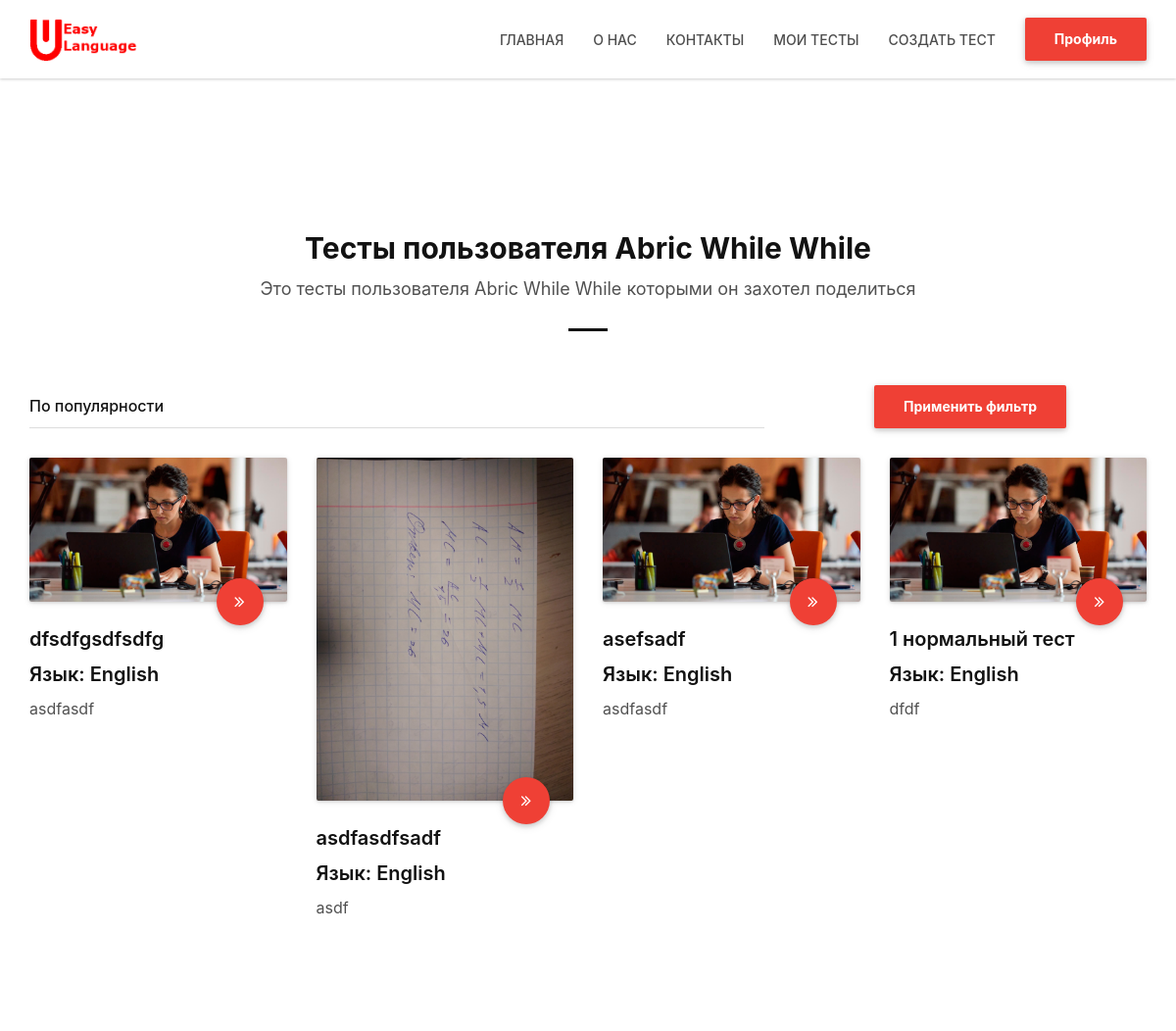
Screenshot of /open_user_tests/ (signed in) with the database file from the repository.
### data/users.py (models this page shows, shortened)
class User(SqlAlchemyBase, UserMixin, SerializerMixin):
    __tablename__ = 'users'
    id = sqlalchemy.Column(sqlalchemy.Integer,
                           primary_key=True, autoincrement=True)
    surname = sqlalchemy.Column(sqlalchemy.String, nullable=True)
    name = sqlalchemy.Column(sqlalchemy.String, nullable=True)
    email = sqlalchemy.Column(sqlalchemy.String,
                              index=True, unique=True, nullable=True)
    hashed_password = sqlalchemy.Column(sqlalchemy.String, nullable=True)
    modified_date = sqlalchemy.Column(sqlalchemy.DateTime,
                                      default=datetime.datetime.now)
    score = sqlalchemy.Column(sqlalchemy.Integer,
                              default=0)
    user_tests = sqlalchemy.Column(sqlalchemy.String, nullable=True, default='{}')
    current_filter = sqlalchemy.Column(sqlalchemy.Integer, default=0)
    passed_test = orm.relation("Test",
                               secondary="association",
                               backref="users")

### data/tests.py (models this page shows)
class Test(SqlAlchemyBase, SerializerMixin):
    __tablename__ = 'tests'
    id = sqlalchemy.Column(sqlalchemy.Integer,
                           primary_key=True, autoincrement=True)
    title = sqlalchemy.Column(sqlalchemy.String, nullable=True)
    title_picture = sqlalchemy.Column(sqlalchemy.String, nullable=True)
    type = sqlalchemy.Column(sqlalchemy.String, nullable=True)
    made_date = sqlalchemy.Column(sqlalchemy.DateTime,
                                  default=datetime.datetime.now)
    creator = sqlalchemy.Column(sqlalchemy.Integer,
                                sqlalchemy.ForeignKey("users.id"))
    language_id = sqlalchemy.Column(sqlalchemy.Integer,
                                    sqlalchemy.ForeignKey("categories.id"))
    open = sqlalchemy.Column(sqlalchemy.Boolean, nullable=True,
                             default=False)
    description = sqlalchemy.Column(sqlalchemy.String, nullable=True)
    data = sqlalchemy.Column(sqlalchemy.String, nullable=True, default='{}')
    language = orm.relation('Category')
    user = orm.relation('User')

### main.py (the view)
@application.route('/open_user_tests/', methods=['GET', 'POST'])
@application.route('/open_user_tests/<int:user_id>/', methods=['GET', 'POST'])
@application.route('/open_user_tests/<int:user_id>/<int:page_id>', methods=['GET', 'POST'])
def open_user_tests(user_id=1, page_id=1):
    if not current_user.is_authenticated:
        return redirect('/login')
    db_sess = db_session.create_session()
    user = db_sess.query(User).filter(User.id == current_user.get_id()).first()
    if request.method == 'POST':
        block_filter = {'По популярности': 0, 'По названию': 1, 'По дате (сначала старые)': 2,
                        'По дате (сначала новые)': 3}
        user.current_filter = block_filter[str(request.form).split('block_filter')[-1].split("'")[2]]
        db_sess.add(user)
        db_sess.commit()
    tests = db_sess.query(Test).filter(Test.creator == user_id).filter(Test.open == 1).all()
    if len(tests) // 12 + 1 < page_id:
        abort(404)
    languages = {}
    for i in db_sess.query(Category).all():
        languages[i.id] = i.name
    for i in tests:
        i.test_language = languages[i.language_id]
    if user.current_filter == 1:
        tests = sorted(tests, key=lambda x: x.title)
    if user.current_filter == 2:
        tests = sorted(tests, key=lambda x: x.made_date, reverse=True)
    if user.current_filter == 3:
        tests = sorted(tests, key=lambda x: x.made_date)
    if len(tests) > 12 * page_id:
        next_page_id = page_id + 1
    else:
        next_page_id = 0
    if page_id > 1:
        previous_page_id = page_id - 1
    else:
        previous_page_id = 0
    author = db_sess.query(User).filter(User.id == user_id).first()
    if not author:
        abort(404)
    return render_template('open_user_tests.html', tests=tests[12 * (page_id - 1):12 * page_id],
                           current_filter=user.current_filter, page=[previous_page_id, next_page_id], author=author)

### data/db_session.py (called while the page is built)
def create_session() -> Session:
    global __factory
    return __factory()

### main.py (called while the page is built)
@login_manager.user_loader
def load_user(user_id):
    db_sess = db_session.create_session()
    return db_sess.query(User).get(user_id)

### templates/open_user_tests.html (shortened to what this page needs)
{% extends "main_form_design.html" %}
{% block content %}
    <div class="white-section section-lg-padding border-bottom">
        <div class="section-container">
            <div class="container">
                <div class="row">
                    <div class="title-block-container text-center">
                            <h2>Тесты пользователя {{ author.name }} {{ author.surname }}</h2>
                            <p>Это тесты пользователя {{ author.name }} {{ author.surname }} которыми он захотел поделиться</p>
                            <div class="line-separator"></div>
                        </div>
                    <div class="form-block-container text-center">
                        <form method="post" action="">
                            <div class="col-md-8">
                                <div class="form-group">
                                </div>
                            </div>
                            <div class="col-md-4">
                                <div class="form-group">
                                    <button type="submit" class="btn btn-lpbuilder wave-effect">Применить фильтр</button>
                                </div>
                            </div>
                        </form>
                    </div>
                    {% if tests %}
                        {% for test in tests %}
                            <div class="col-md-3 col-sm-6 content-block">
                                <div class="content-block-container" style="height: 333px;">
                                    <div class="image-block">
                                        <div class="image-block-container">
                                            <img src="{{ url_for('static', filename=test.title_picture) }}" alt="Image Block">
                                            <a href="/test_site/{{ test.id }}" title="Web design" class="btn-lpbuilder-circle btn-lpbuilder-circle-md wave-effect"><i class="fa fa-angle-double-right"></i></a>
                                        </div>
                                    </div>
                                    <h4>{{test.title}}</h4>
                                    <h4>Язык: {{test.test_language}}</h4>
                                    <p>{{test.description}}</p>
                                </div>
                            </div>
                        {% endfor %}
                        {% for test in range(4 - tests|length % 4) %}
                            <div class="col-md-3 col-sm-6 content-block">
                                <div class="content-block-container" style="height: 333px;">
                                </div>
                            </div>
                        {% endfor %}
                    {% else %}
                        <div class="title-block-container text-center">
                            <h2>Здесь пока пусто</h2>
                            <p>Этот пользователь пока ничем не поделился</p>
                        </div>
                    {% endif %}
                </div>
            </div>
        </div>
    </div>
{% endblock %}

### templates/main_form_design.html (shortened to what this page needs)
<!DOCTYPE html>
 <html lang="ru" class="no-js">
    <head>
        <link rel="stylesheet" href="{{ url_for('static', filename='js/vendor/bootstrap/css/bootstrap.min.css') }}">
        <link rel="stylesheet" href="{{ url_for('static', filename='fonts/font-awesome/css/font-awesome.min.css') }}">
        <link rel="stylesheet" href="{{ url_for('static', filename='css/social-icons.css') }}">
        <link rel="stylesheet" href="{{ url_for('static', filename='js/plugins/swiper/css/swiper.min.css') }}">
        <link rel="stylesheet" href="{{ url_for('static', filename='js/plugins/mediaelement/css/mediaelementplayer.min.css') }}">
        <link rel="stylesheet" href="{{ url_for('static', filename='js/plugins/fancybox/jquery.fancybox.min.css') }}">
        <link rel="stylesheet" href="{{ url_for('static', filename='js/plugins/wow/css/animate.min.css') }}">
        <link rel="stylesheet" href="{{ url_for('static', filename='css/style.css') }}">
		<link id="changeable-colors" rel="stylesheet" href="{{ url_for('static', filename='css/css/red.css') }}">
        <link rel="stylesheet" href="{{ url_for('static', filename='css/responsive.css') }}">
    </head>
    <body class="nbs-10" data-spy="scroll" data-target=".header-menu-container" data-offset="61">
        <div id="main-wrapper">
            <header id="header-section-1" class="header-section header-style-1">
                <div class="header-section-container">
                    <div class="header-menu">
                        <div class="header-menu" style="height: 80px;"><div class="header-menu" style="height: 80px;"><div class="header-menu" style="height: 80px;"><div class="header-menu-container header-menu-stuck">
                            <nav class="navbar">
                                <div class="container">
                                    <div class="row">
                                        <div class="col-md-12">
                                            <div class="navbar-header">
                                                <a href="/" class="navbar-brand" title="Easy Language">
                                                    <img src="{{ url_for('static', filename='images/logo.png') }}" alt="Easy Language">
                                                </a>
                                            </div>
                                            <div class="collapse navbar-collapse">
                                                <ul class="nav navbar-nav navbar-right">
                                                    <li>
                                                        <a href="/" title="Главная">Главная</a>
                                                    </li>
                                                    <li>
                                                        <a href="/info" title="О нас">О нас</a>
                                                    </li>
                                                    <li>
                                                        <a href="/contacts" title="Контакты">Контакты</a>
                                                    </li>
                                                    <li>
                                                        <a href="/my_tests" title="Мои тесты">Мои тесты</a>
                                                    </li>
                                                    <li>
                                                        <a href="/create_test" title="Создать тест">Создать тест</a>
                                                    </li>
                                                    <li>
                                                        <a href="/profile" title="Профиль" class="btn btn-lpbuilder wave-effect">Профиль</a>
                                                    </li>
                                                </ul>
                                            </div>
                                        </div>
                                    </div>
                                </div>
                            </nav>
                        </div></div></div></div>
                    </div>
                </div>
            </header>
            {% block content %}{% endblock %}
        </div>
    </body>
</html>

### rows the page displays
User: name "Abric While", surname "While"
Test: title_picture (picture), title "dfsdfgsdfsdfg", test_language "English", description "asdfasdf"
Test: title_picture (picture), title "asdfasdfsadf", test_language "English", description "asdf"
Test: title_picture (picture), title "asefsadf", test_language "English", description "asdfasdf"
Test: title_picture (picture), title "1 нормальный тест", test_language "English", description "dfdf"
